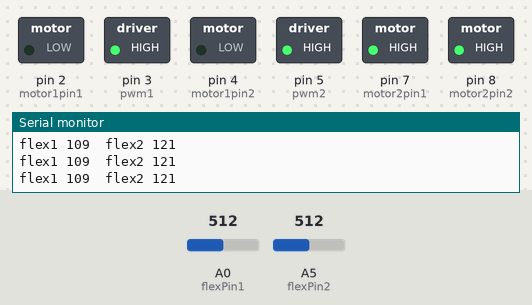
This sketch was run on a simulated Arduino Uno, built with avr-gcc and run on an emulated ATmega328P. Parts: switched loads named in the sketch (green lamp = pin HIGH), the last lines printed to the serial monitor. Inputs (shaded band) come from the test bench; at power-on: A0 (flexPin1) = 512, A5 (flexPin2) = 512.

Above: at 1.2 s.
1.3 s: A0 (flexPin1) set to 536
At 2.5 s:
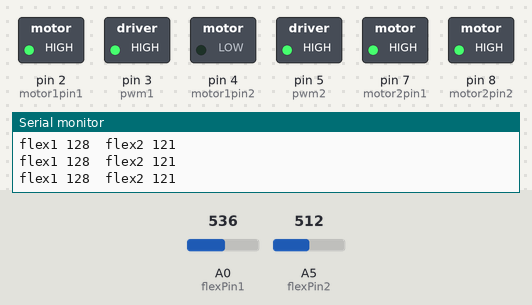
2.8 s: A5 (flexPin2) set to 532
At 3.1 s:
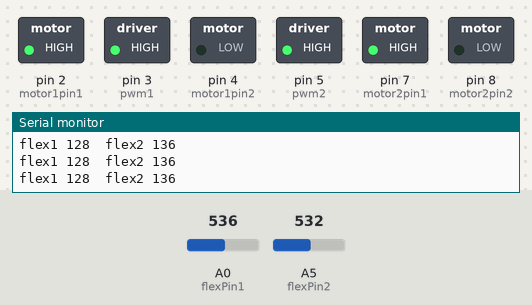
4.3 s: A0 (flexPin1) set to 190
At 5.5 s:
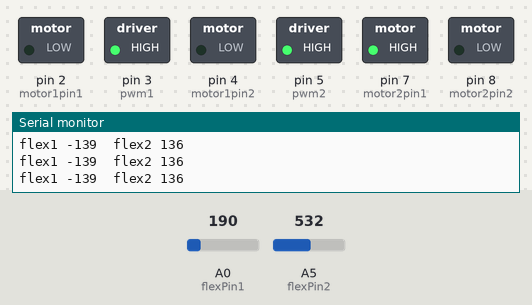
5.8 s: A5 (flexPin2) set to 607
8.8 s: A5 (flexPin2) set to 639
At 9.5 s:
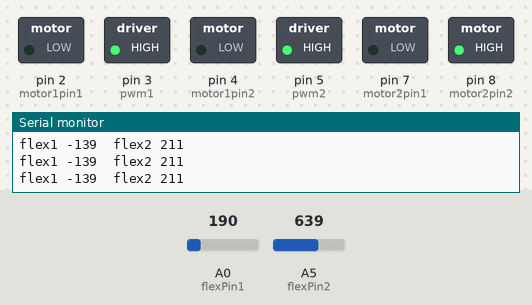
10.3 s: A0 (flexPin1) set to 716
At 10.9 s:
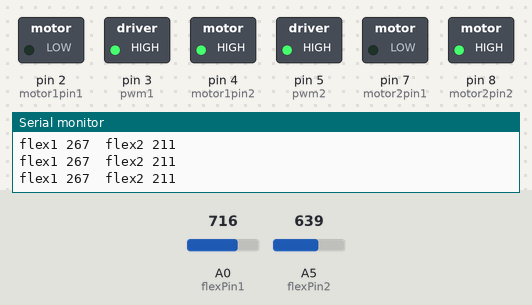
Timing chart, 0 to 12.8 s (numbered marks = the images above; inputs shaded):
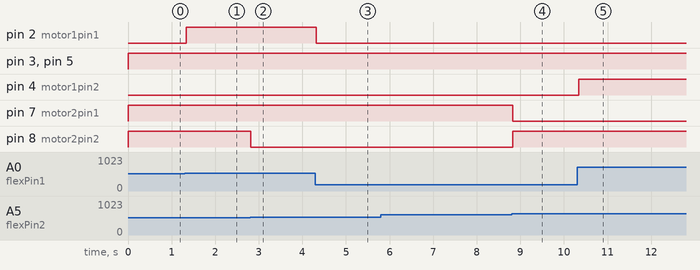

The sketch:

flex_interface_motor_run_arm_april_12.ino
```cpp
/* How to use a flex sensor/resistro - Arduino Tutorial
   Fade an LED with a flex sensor
   More info: http://www.ardumotive.com/how-to-use-a-flex-sensor-en.html
   Dev: Michalis Vasilakis // Date: 9/7/2015 // www.ardumotive.com  */


//Constants:
const int pwm1 = 3;         //pin 3 has PWM funtion
const int pwm2 = 5;         //pin 5 has PWM funtion
const int flexPin1 = A0;   //pin A0 to read analog input of flex 3  (Driver 1)
const int flexPin2 = A5;   //pin A1 to read analog input of flex 22  (Driver 8)
const int motor1pin1 = 2;  //driver 1 pin no.2
const int motor1pin2 = 4;  //driver 1 pin no.6
const int motor2pin1 = 7;   //driver 8 pin no.2
const int motor2pin2 = 8;   //driver 8 pin no.6

int value=0;                 //save analog value
int value1=0;

void setup(){


  pinMode(pwm1, OUTPUT);  //Set pin 3 as 'output' driver 1 (pwm pin no. 4)
  pinMode(pwm2, OUTPUT);  //Set pin 5 as 'output' driver 8 (pwm pin no. 4)
  pinMode(motor1pin1 , OUTPUT);
  pinMode(motor1pin2 , OUTPUT);
  pinMode(motor2pin1 , OUTPUT);
  pinMode(motor2pin2 , OUTPUT);
  Serial.begin(9600);     //Begin serial communication

}

void loop()

{
    digitalWrite(pwm1,HIGH);
    digitalWrite(pwm2,HIGH);
    value = analogRead(flexPin1);         //Read and save analog value from flex-3
    value = map(value, 370, 700, 0, 255); //Map value 0-1023 to 0-255 (PWM)
    Serial.print("flex1 ");
    Serial.print(value);                  //Print value
    Serial.print("\t");

    value1 = analogRead(flexPin2);         //Read and save analog value from potentiometer

   value1 = map(value1, 340, 700, 0, 255);//Map value 0-1023 to 0-255 (PWM)
    Serial.print("flex2 ");
    Serial.println(value1);                  //Print value


  if (value<120)  //flex-3
  {
    digitalWrite(motor1pin1,LOW);
    digitalWrite(motor1pin2,LOW);
  }
    else if (value>=120 && value<200)
  {
    digitalWrite(motor1pin1,HIGH);
    digitalWrite(motor1pin2,LOW);
  }
  else if (value>=200)
  {
    digitalWrite(motor1pin1,LOW);
    digitalWrite(motor1pin2,HIGH);
  }

if (value1<130)  //flex-22
  {
    digitalWrite(motor2pin1,HIGH);
    digitalWrite(motor2pin2,HIGH);
  }
    else if (value1>=130 && value1<200)
  {
    digitalWrite(motor2pin1,HIGH);
    digitalWrite(motor2pin2,LOW);
  }
  else if(value1>=200 )
  {
    digitalWrite(motor2pin1,LOW);
    digitalWrite(motor2pin2,HIGH);
  }

}
```

Measured:
- the behaviour switches between 525 and 526 on A0 (flexPin1) (found by bisection; images 0 and 1)
- the behaviour switches between 523 and 524 on A5 (flexPin2) (found by bisection; images 1 and 2)
- the behaviour switches between 622 and 623 on A5 (flexPin2) (found by bisection; images 3 and 4)
- after the input at 1.3 s, pin 2 (motor1pin1): LOW → HIGH at once
- after the input at 2.8 s, pin 8 (motor2pin2): HIGH → LOW at once
- after the input at 4.3 s, pin 2 (motor1pin1): HIGH → LOW at once
- after the input at 8.8 s, pin 7 (motor2pin1): HIGH → LOW at once; pin 8 (motor2pin2): LOW → HIGH at once
- after the input at 10.3 s, pin 4 (motor1pin2): LOW → HIGH at once
